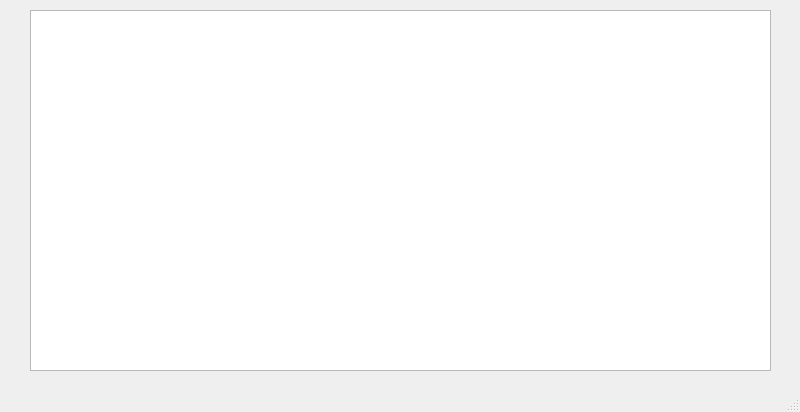
<?xml version="1.0" encoding="UTF-8"?>
<ui version="4.0">
 <class>UI_MainWindow</class>
 <widget class="QMainWindow" name="UI_MainWindow">
  <property name="geometry">
   <rect>
    <x>0</x>
    <y>0</y>
    <width>800</width>
    <height>412</height>
   </rect>
  </property>
  <property name="windowTitle">
   <string>MainWindow</string>
  </property>
  <widget class="QWidget" name="centralwidget">
   <widget class="QTableWidget" name="tea">
    <property name="geometry">
     <rect>
      <x>30</x>
      <y>10</y>
      <width>741</width>
      <height>361</height>
     </rect>
    </property>
   </widget>
  </widget>
  <widget class="QMenuBar" name="menubar">
   <property name="geometry">
    <rect>
     <x>0</x>
     <y>0</y>
     <width>800</width>
     <height>21</height>
    </rect>
   </property>
  </widget>
  <widget class="QStatusBar" name="statusbar"/>
 </widget>
 <resources/>
 <connections/>
</ui>
